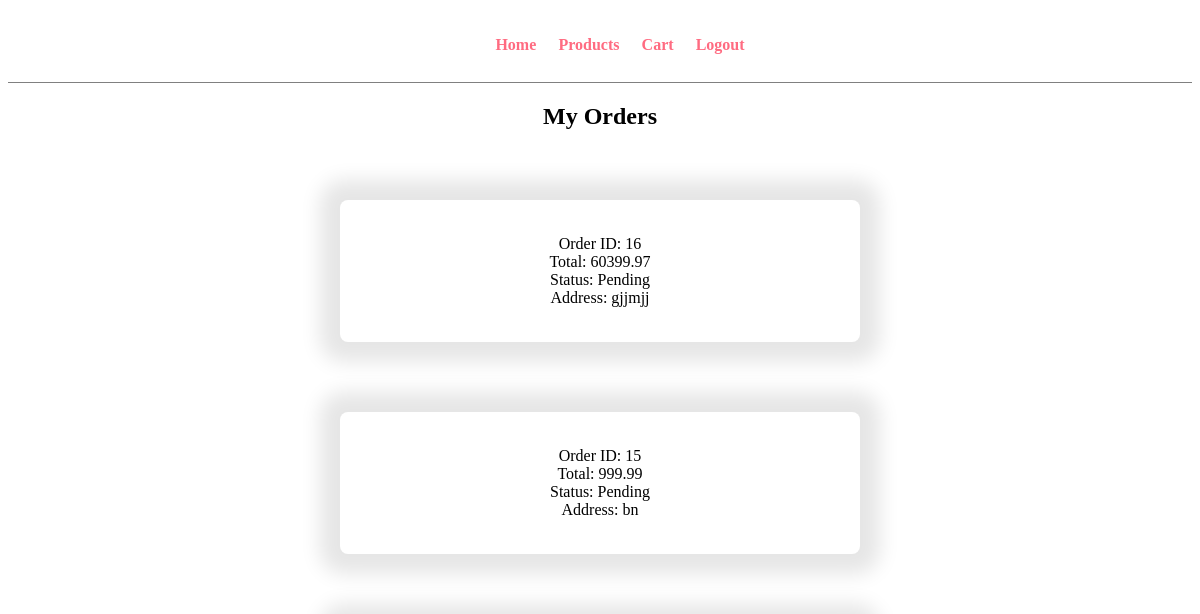
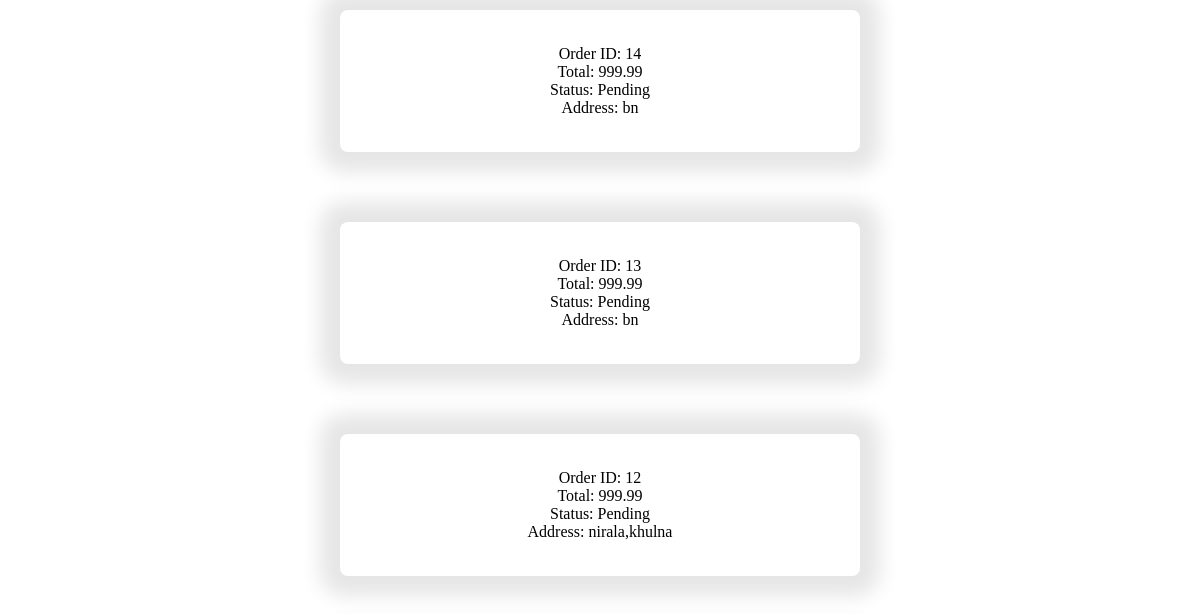
/user/my-orders.php (signed in, upper part), run on an earlier commit of the app's database (2 pictures, top to bottom).
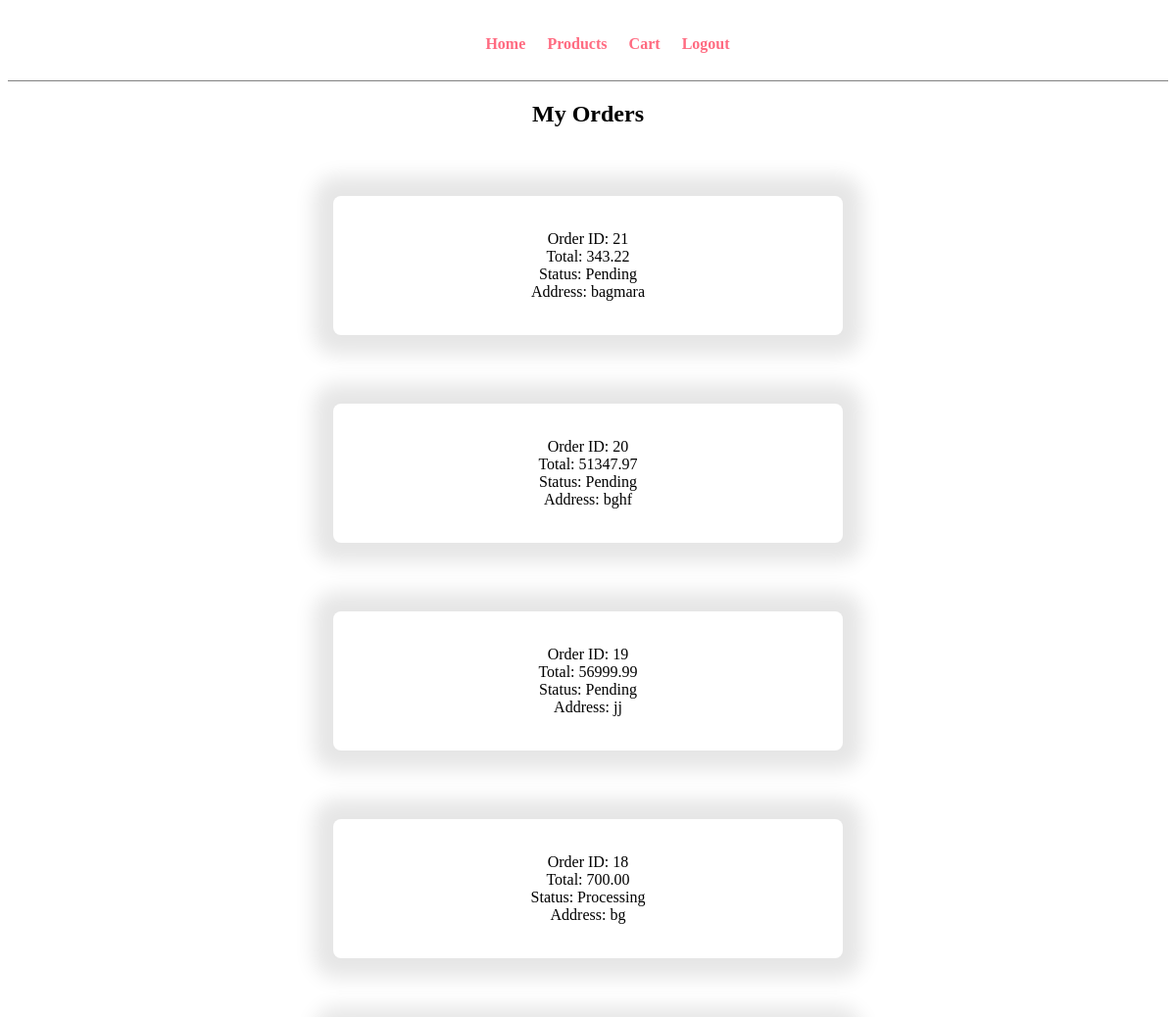
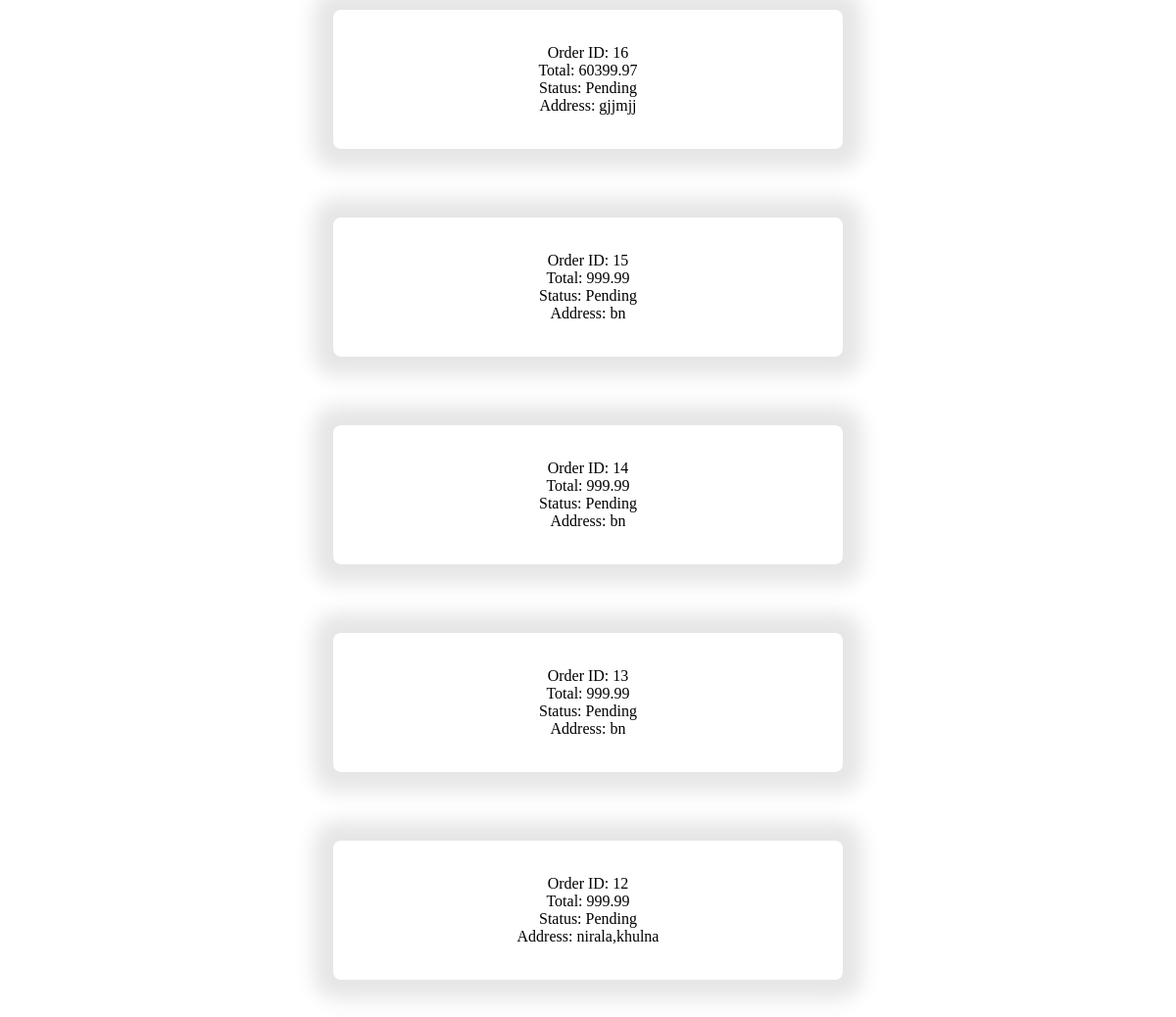
And on a later commit of the database (2 pictures, top to bottom).
### tables this page shows
CREATE TABLE `orders` (
  `order_id` int(11) NOT NULL,
  `user_id` int(11) NOT NULL,
  `total_amount` decimal(10,2) NOT NULL,
  `status` varchar(50) DEFAULT 'Pending',
  `order_date` timestamp NOT NULL DEFAULT current_timestamp(),
  `address` text DEFAULT NULL,
  `contact_no` varchar(20) DEFAULT NULL,
  `payment_method` varchar(50) DEFAULT NULL
);

### user/my-orders.php (the view, shortened to what this page needs)
<?php
include("../config/db.php");
$user_id = $_SESSION['user_id'];
$sql = "SELECT * FROM orders
        WHERE user_id='$user_id'
        ORDER BY order_date DESC";
$res = mysqli_query($conn,$sql);
?>
<!DOCTYPE html>
<html lang="en">
<head>
    <link rel="stylesheet" href="../css/admin.css">
</head>
<body>
    <div class="menu text-center">
        <div class="wrapper">
            <ul>
                <li><a href="home.php">Home</a></li>
                <li><a href="products.php">Products</a></li>
                <li><a href="cart.php">Cart</a></li>
                <li><a href="../authentication/logout.php">Logout</a></li>
            </ul>
        </div>
    </div>
    <div class="text-center">
    <h2>My Orders</h2>
    </div>
    <?php
    while($row = mysqli_fetch_assoc($res))
    {
    ?>
    <div class="container">
        Order ID: <?php echo $row['order_id']; ?><br>
        Total: <?php echo $row['total_amount']; ?><br>
        Status: <?php echo $row['status']; ?><br>
        Address: <?php echo $row['address']; ?><br>
</div>
    <?php
    }
    ?>
</body>
</html>

What changed in the data, as far as the page shows it:
added orders: order_id "21", total_amount "343.22", status "Pending", address "bagmara"
added orders: order_id "20", total_amount "51347.97", status "Pending", address "bghf"
added orders: order_id "19", total_amount "56999.99", status "Pending", address "jj"
added orders: order_id "18", total_amount "700.00", status "Processing", address "bg"
